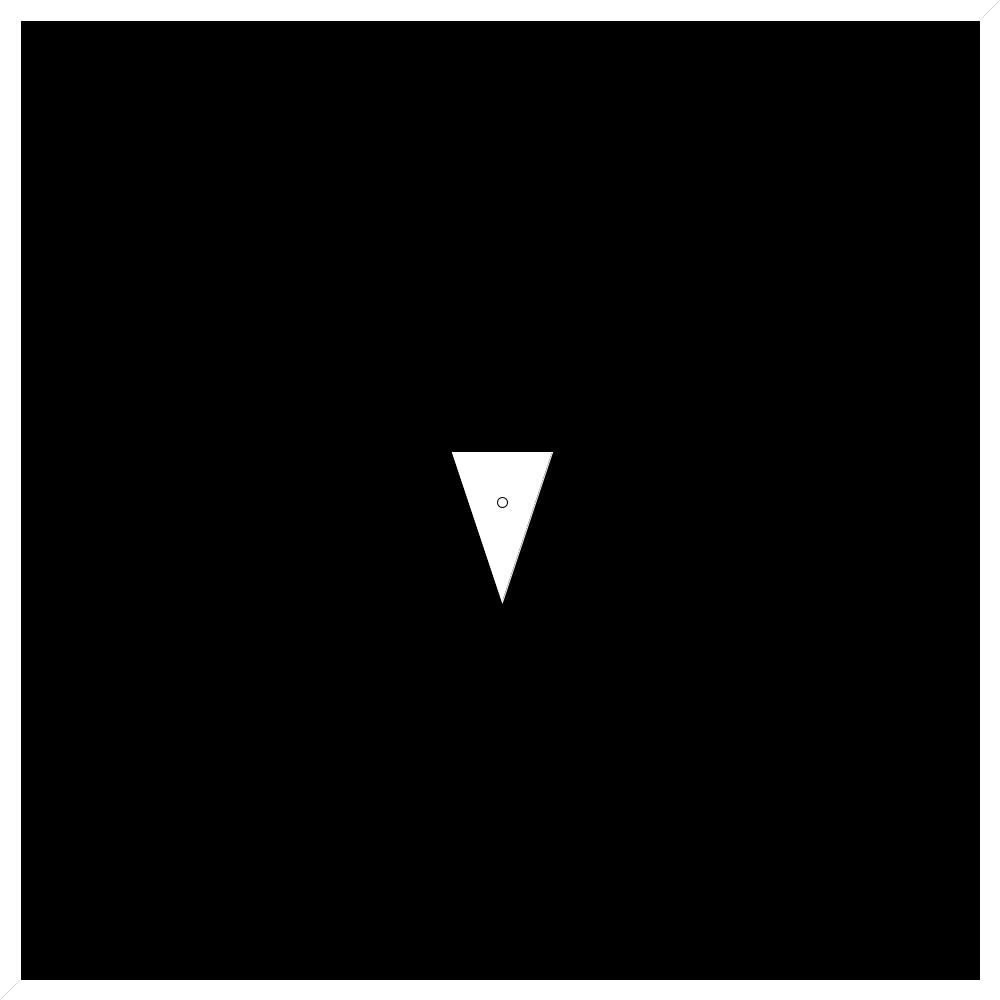
Frame 1 (no input)
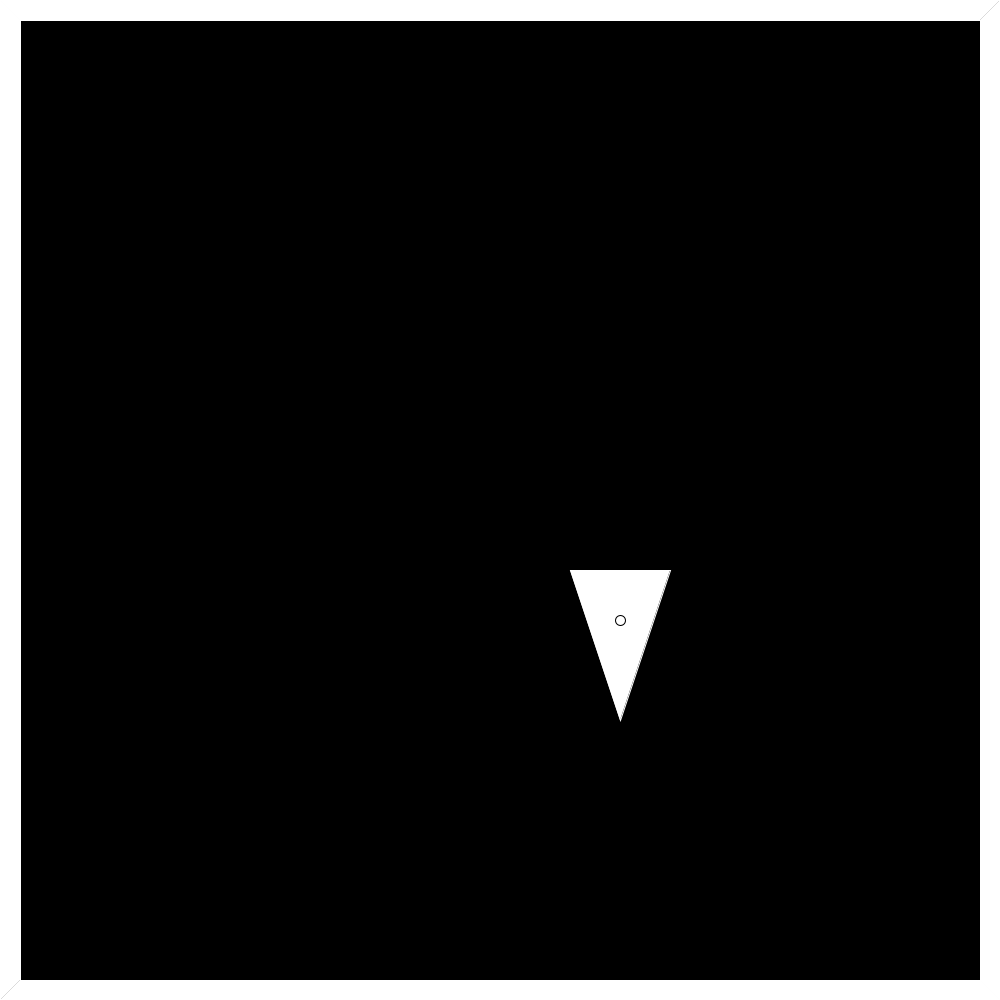
Frame 60 (the mouse pressed at the canvas centre just before this capture)
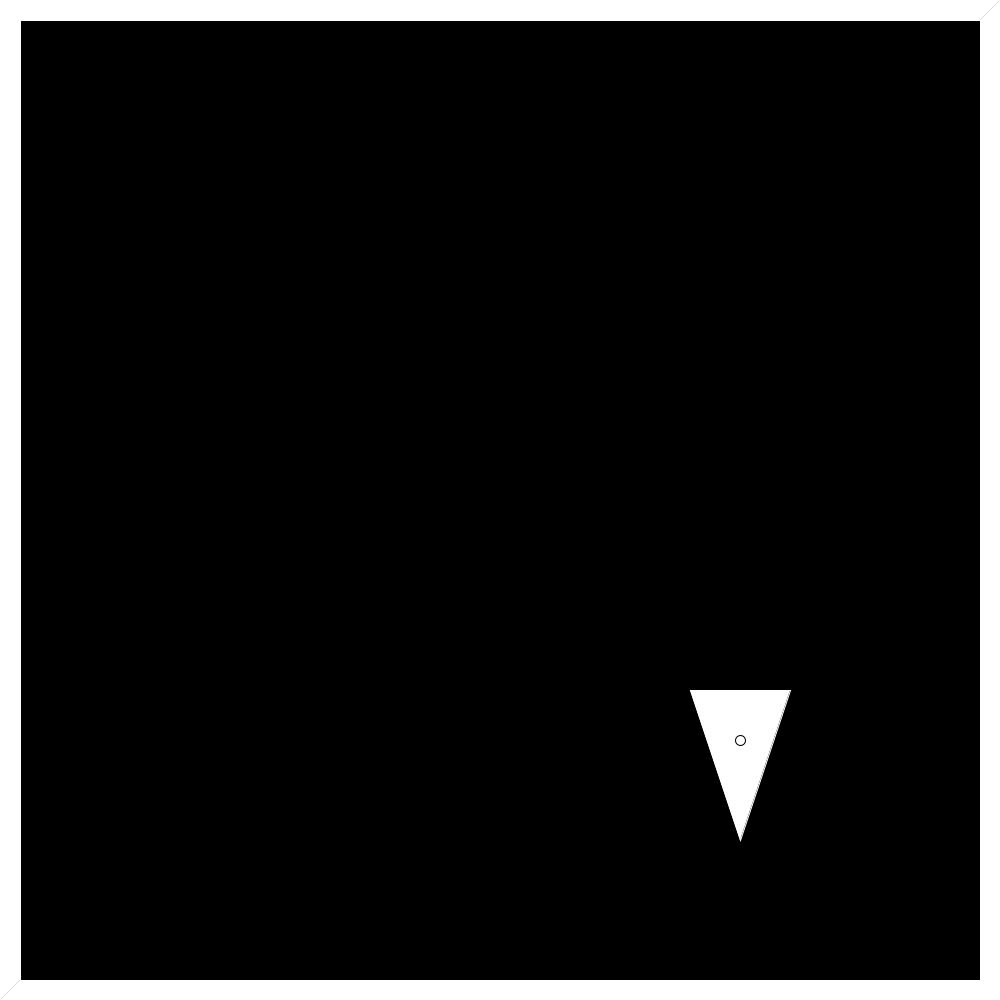
Frame 120 (the mouse held since frame 60 and released just before this capture)

The Processing sketch that drew these frames (run headless with seeded random() and noise(); from frame 60 on, the mouse is pressed at the canvas centre):

// Processing sketch: The_2D_Physim_v0_2
// ── The_2D_Physim_v0_2.pde
/*
 2D Physim project
 is 2-Dimensions Physic simulator.
 complete solving collision response of triangle and plane.
 Thank equation from "https://en.wikipedia.org/wiki/Collision_response"
 version 0.2
 By Dhamdhawach Horsuwan
 11 July 2018 , Bangkok Thailand.
 */
triangle A;
float timeStep = 0.001;
void setup() {
  size(1000, 1000);
  init();


  A = new triangle(P2V(0, 100), P2V(50, -50), P2V(-50, -50));
  A.lin_pos = P2V(width/2, height/2);
  A.lin_vel = P2V(200, 200);
  A.ang_vel = P2V(0, 0, 0);
}


void draw() {
  //A.lin_pos = mouseVec();
  background(0);
  TOP_PLANE.draw();
  RIGHT_PLANE.draw();
  BOTTOM_PLANE.draw();
  LEFT_PLANE.draw();
  for (int i = 0; i<10; i++) {
    A.update();
    plane_triangle_impulse(BOTTOM_PLANE, A);
    plane_triangle_impulse(TOP_PLANE, A);
    plane_triangle_impulse(LEFT_PLANE, A);
    plane_triangle_impulse(RIGHT_PLANE, A);
  }
  A.draw();
  noStroke();
}



void init() {
  plane_init();
}
void mouseWheel(MouseEvent event) {
  A.ang_pos.z =   A.ang_pos.z  + radians(event.getCount()*5);
}
// ── Matrix.pde
class mat {
  int row, col;
  float[][] ele;
  mat(int _row, int _col) {
    row = _row;
    col = _col;
    ele = new float[row][col];
  }
  float det() {
    //row must equal col
    if (row == 1)return ele[0][0]; 
    else {
      int i = 0;
      float sum = 0;
      for (int j = 0; j<col; j++) {
        sum += ele[i][j]*cof(i, j);
      }
      return sum;
    }
  }
  float cof (int i, int j) {
    return pow(-1, i+j) * minor(i, j);
  }
  float minor(int _i, int _j) {
    mat minor_mat = new mat(row-1, col-1);
    for (int i = 0; i< minor_mat.row; i++) {
      for (int j = 0; j< minor_mat.col; j++) {
        if (i<_i && j<_j)minor_mat.ele[i][j] = ele[i][j];
        else if (i<_i && j>=_j)minor_mat.ele[i][j] = ele[i][j+1];
        else if (i>=_i && j<_j)minor_mat.ele[i][j] = ele[i+1][j];
        else if (i>=_i && j>=_j)minor_mat.ele[i][j] = ele[i+1][j+1];
      }
    }
    return minor_mat.det();
  }
  void set_ele(float[][] _ele) {
    for (int i = 0; i<row; i++) {
      for (int j = 0; j<col; j++) {
        ele[i][j] =  _ele[i][j];
      }
    }
  }
  mat transpose() {
    mat result = new mat(row, col);
    for (int i = 0; i<row; i++) {
      for (int j = 0; j<col; j++) {
        result.ele[i][j] =  ele[j][i];
      }
    }
    return result;
  }

  void mat_print() {
    for (int i = 0; i<row; i++) {
      print("[ ");
      for (int j = 0; j<col; j++) {
        print(ele[i][j]);
        if (j<col-1)print(" , ");
      }
      println(" ]");
    }
  }

  mat adj() {
    mat result = new mat(row, col);
    for (int i = 0; i<row; i++) {
      for (int j = 0; j<col; j++) {
        result.ele[i][j] =  cof(i, j);
      }
    }
    return result.transpose();
  }
  mat mat_scale(float a) {
    mat result = new mat(row, col);
    for (int i = 0; i<row; i++) {
      for (int j = 0; j<col; j++) {
        result.ele[i][j] =  a*ele[i][j];
      }
    }
    return result;
  }
  mat inv() {
    return adj().mat_scale(pow(det(), -1));
  }
  PVector toVector() {
    return new PVector(ele[0][0], ele[1][0], ele[2][0]) ;
  }
}


mat mat_mult(mat A, mat B) {
  mat result = new mat(A.row, B.col);
  for (int i = 0; i<result.row; i++) {
    for (int j = 0; j<result.col; j++) {
      result.ele[i][j] = 0;
      for (int k = 0; k<A.col; k++) {
        result.ele[i][j] += A.ele[i][k]*B.ele[k][j];
      }
    }
  }
  return result;
}

mat RZ(float theta) {
  mat R = new mat(3, 3);
  R.set_ele(new float[][]{
    {cos(theta), -sin(theta), 0}, 
    {sin(theta), cos(theta), 0}, 
    {0, 0, 1}

    });
    return R;
}

mat V2M(PVector v){
  mat m = new mat(3, 1);
  m.set_ele(new float[][]{
    {v.x}, 
    {v.y}, 
    {v.z}

    });
    return m;
}
// ── Physic.pde
void plane_triangle_impulse(plane  body1, triangle body2) {

  boolean collision = false;
  PVector r_contact = new PVector(0, 0, 0);
  int contact_point = -1;
  float contact_dist = 0;
  for (int i = 0; i<body2.shape.length; i++) {
    body2.point[i] = mat_mult(RZ(body2.ang_pos.z), V2M(PVector.sub(body2.shape[i], body2.CM))).toVector().add(body2.lin_pos);
    contact_dist = point_to_plane( PVector.sub(body2.point[i], body1.point), body1);
    if (contact_dist<0) {
      r_contact =  PVector.sub(body2.point[i], body2.lin_pos );
      collision = true;
      contact_point = i;
      break;
    }
  }
  if (!collision) {
    return ;
  }
  body2.lin_pos.sub(PVector.mult(body1.dir,contact_dist));



  PVector Vp1 = new PVector(0, 0, 0);
  PVector Vp2 = PVector.add(body2.lin_vel, body2.ang_vel.cross(r_contact));
  PVector Vr = PVector.sub(Vp2, Vp1);
  float m1 = INF;
  float m2 = body2.mass;
  float I1 = INF;
  float I2 = body2.Jzc;
  PVector r1 = body1.dir;
  PVector r2 = r_contact;
  PVector n = body1.dir;
  float COF = max(body1.COF, body2.COF);
  stroke(255, 0, 0);
  line_point( body2.lin_pos, PVector.add( body2.lin_pos, r_contact));
  stroke(0, 255, 0);
  line_point( PVector.add( body2.lin_pos, r_contact).add(PVector.mult(n, 50)), PVector.add( body2.lin_pos, r_contact));
  float Jr = impulse_cal(Vr,m1,m2,I1,I2,r1,r2,n,COF);
  body2.lin_vel.add(PVector.mult(n,Jr/m2));
  body2.ang_vel.add(PVector.mult(r2.cross(n),Jr/I2));
  //body2.lin_vel = body2.lin_vel.mult(-1);
  println(body2.kinetic_energy());
}
float impulse_cal(PVector Vr, float m1, float m2, float I1, float I2, PVector r1, PVector r2, PVector n, float COF) {
  float upper_term = -(1+COF)*Vr.dot(n);
  float lower_term = pow(m1, -1) + pow(m2, -1) + (PVector.mult(r1.cross(n), pow(I1, -1)).cross(r1).add( PVector.mult(r2.cross(n), pow(I2, -1)).cross(r2))).dot(n);  
  return upper_term/lower_term;
}
// ── color.pde
color RED = color(255,0,0);
color GREEN = color(0,255,0);
color BLUE = color(0,0,255);
// ── geo.pde
PVector planeIntersection (plane A, plane B) {
  mat COF = new mat(2, 2);
  mat SOL = new mat(2, 1);
  COF.set_ele(new float[][]{
    {A.dir.x, A.dir.y}, 
    {B.dir.x, B.dir.y}, 

    });
  SOL.set_ele(new float[][]{
    { A.point.x*A.dir.x + A.point.y*A.dir.y}, 
    { B.point.x*B.dir.x + B.point.y*B.dir.y}, 

    });
  mat VAR = mat_mult(COF.inv(), SOL);
  return new PVector(VAR.ele[0][0],VAR.ele[1][0]);
}

void line_point(PVector A,PVector B){
  line(A.x,A.y,B.x,B.y);
}

void ellipse_point(PVector A,float w,float h){
  ellipse(A.x,A.y,w,h);
}

void vertex_point(PVector A){
  vertex(A.x,A.y);
}

void vertex_point_list(PVector []VERTEX){
  beginShape();
    for (int i = 0; i < VERTEX.length; i++) {

      vertex_point(VERTEX[i]);
    }
    endShape(CLOSE);
}

PVector mouseVec (){
  return  new  PVector(mouseX, mouseY);
}


PVector P2V(float x, float y) {
  return  new  PVector(x, y);
}
PVector P2V(float x, float y, float z) {
  return  new  PVector(x, y, z);
}
float V2R(PVector A) {
  return atan2(A.y, A.x);
}
PVector R2V(float  A) {
  return new  PVector(cos(A), sin(A));
}

boolean SameSide(PVector p1, PVector p2, PVector a, PVector b) {
  b = PVector.sub(b,a);
  p1 = PVector.sub(p1,a);
  p2 = PVector.sub(p2,a);
 
  PVector cp1 = b.cross(p1);
  PVector cp2 = b.cross(p2);

  if ((cp1.dot(cp2)) >= 0) {
    return true;
  }
  else
    return false;
}

boolean PointInTriangle(PVector p,PVector a,PVector b,PVector c) {
  if (SameSide(p,a, b,c) && SameSide(p,b, a,c) && SameSide(p,c, a,b)) {
    fill(255,0,0);
    return true;
  }
  else
    fill(255,255,255);
  return false;
}
// ── math.pde
float INF = Float.POSITIVE_INFINITY;
// ── object.pde
class triangle {
  PVector shape[] = new PVector[3];
  PVector point[] = new PVector[3];
  PVector CM;
  PVector lin_pos = P2V(0, 0, 0);
  PVector ang_pos = P2V(0, 0, 0);
  PVector lin_vel = P2V(0, 0, 0);
  PVector ang_vel = P2V(0, 0, 0);
  color COLOR = color(255);
  float Jzc ;
  float Area;
  float density = 1;
  float mass ;
  float COF = 1;

  triangle(PVector _p1, PVector _p2, PVector _p3) {
    shape[0] = _p1;
    shape[1] = _p2;
    shape[2] = _p3;
    PVector bc = new PVector(shape[1].x+(shape[2].x-shape[1].x)/2, shape[1].y+(shape[2].y-shape[1].y)/2);
    CM = new PVector( shape[0].x+(bc.x-shape[0].x)*2.0/3.0, shape[0].y+(bc.y-shape[0].y)*2.0/3.0 );
    PVector s1 = PVector.sub(_p1, _p2); 
    PVector s2 = PVector.sub(_p3, _p2); 
    float b = s2.mag();
    float h = s1.cross(s2).mag()/b;
    float a = PVector.dot(s1, s2)/b;

    Jzc = (pow(b, 3)*h-pow(b, 2)*h*a+b*h*pow(a, 2) + b*pow(h, 3))/36.0;
    Area = 0.5*b*h;
    mass = density*Area;
    println("Jzc = "+str(Jzc));
    println("Area = "+str(Area));
  }
  void draw() {
    stroke(COLOR);
    fill(COLOR);

    vertex_point_list(point);
    stroke(0);
    ellipse_point(lin_pos, 10, 10);
  }
  void update() {
    lin_pos.add(PVector.mult(lin_vel,timeStep));
    ang_pos.add(PVector.mult(ang_vel,timeStep));
    
    for (int i = 0; i<shape.length; i++) {
      point[i] = mat_mult(RZ(ang_pos.z), V2M(PVector.sub(shape[i], CM))).toVector().add(lin_pos);
    }
  }
  
  float kinetic_energy(){
    return 0.5*mass*lin_vel.magSq() + 0.5*Jzc*ang_vel.magSq();
  }
 
}

float point_to_plane(PVector _point, plane _plane) {
  return PVector.dot(_point, _plane.dir);
}
// ── plane.pde
plane TOP_PLANE ;
plane LEFT_PLANE ;
plane BOTTOM_PLANE ;
plane RIGHT_PLANE;

class plane {
  PVector point;
  PVector dir;
  boolean define = false;
  color COLOR = color(255);
  float COF = 1;
  plane(PVector _point, PVector _dir) {
    point = _point;
    dir =_dir;
    define = true;
  }
  void draw() {
    if (!define)return;
    PVector[] CORN = {P2V(0, 0), P2V(width, 0), P2V(width, height), P2V(0, height)};
    plane[] WALL = {TOP_PLANE, RIGHT_PLANE, BOTTOM_PLANE, LEFT_PLANE};
    PVector[] VERTEX = {};

    stroke(COLOR);
    fill(COLOR);

    //  line_point(point, PVector.add(point, PVector.mult(dir, 30)));

    boolean inLoop = PVector.dot(dir, PVector.sub(CORN[3], point)) < 0;

    for (int i = 0; i<4; i++) {
      if (PVector.dot(dir, PVector.sub(CORN[i], point)) < 0) {
        if (!inLoop) {
          int j = i-1;
          if (j<0)j+=4;
          VERTEX = (PVector[]) append(VERTEX, planeIntersection(this, WALL[j]));
        }
        inLoop = true;
        VERTEX = (PVector[]) append(VERTEX, CORN[i]);
      } else {
        if (inLoop) {
          int j = i-1;
          if (j<0)j+=4;
          VERTEX = (PVector[]) append(VERTEX, planeIntersection(this, WALL[j]));
        }
        inLoop = false;
      }
    }


    vertex_point_list(VERTEX);
  }
}


void plane_init() {
  /*
  TOP_PLANE = new plane (P2V(0, 0), P2V(0, 1));
  LEFT_PLANE = new plane (P2V(0, 0), P2V(1, 0));
  BOTTOM_PLANE = new plane (P2V(0, height), P2V(0, -1));
  RIGHT_PLANE = new plane (P2V(width, 0), P2V(-1, 0));
  */
  TOP_PLANE = new plane (P2V(20, 20), P2V(0, 1));
  LEFT_PLANE = new plane (P2V(20, 20), P2V(1, 0));
  BOTTOM_PLANE = new plane (P2V(20, height-20), P2V(0, -1));
  RIGHT_PLANE = new plane (P2V(width-20, 20), P2V(-1, 0));
}
